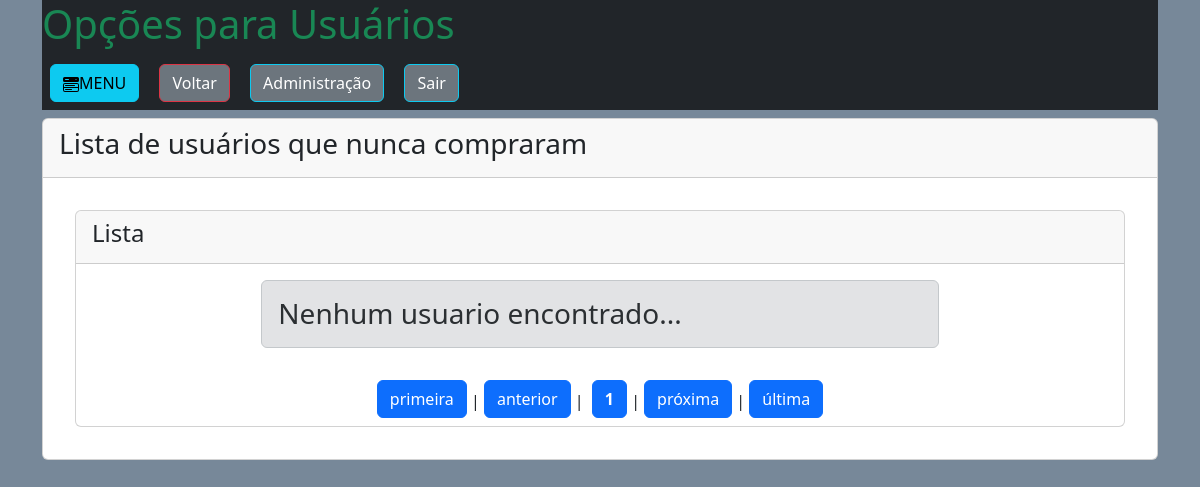
/administrador/usuarios/us_nunca_cp.php, run on an earlier commit of the app's database.
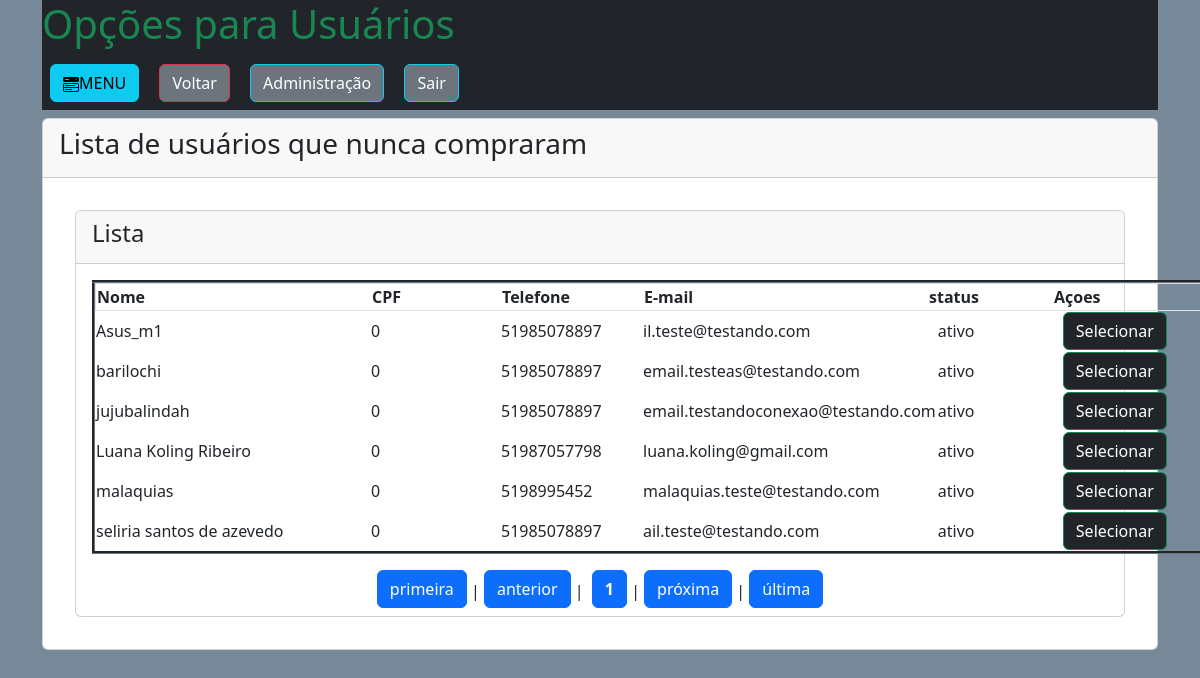
And on a later commit of the database.
### tables this page shows
CREATE TABLE `usuarios` (
  `id_usuario` int(11) NOT NULL,
  `nome` varchar(150) NOT NULL,
  `CPF` bigint(14) NOT NULL,
  `telefone` bigint(14) NOT NULL,
  `celular` bigint(14) NOT NULL,
  `CEP` int(8) NOT NULL,
  `UF` varchar(30) NOT NULL,
  `cidade` varchar(100) NOT NULL,
  `bairro` varchar(100) NOT NULL,
  `logradouro` varchar(120) NOT NULL,
  `complemento` varchar(60) NOT NULL,
  `email` varchar(100) NOT NULL,
  `senha` varchar(100) NOT NULL,
  `foto` varchar(40) NOT NULL,
  `apelido` varchar(100) NOT NULL,
  `data_entrada` datetime NOT NULL,
  `status` int(1) NOT NULL,
  `administrador` int(1) NOT NULL,
  `token_recupercao` varchar(6) NOT NULL
);

### administrador/usuarios/us_nunca_cp.php (the view, shortened to what this page needs)
<?php
require_once '../../database.php';
?>
<!doctype html>
<html lang="pt-br">
  <head>
    <link href="https://cdn.jsdelivr.net/npm/bootstrap@5.3.3/dist/css/bootstrap.min.css" rel="stylesheet">
	<link rel="stylesheet" href="../../css/modal.css">
</head>
  <body style="background: #778899">
  <div class="container">
				<div class="bg-dark"><h1 class="text-success">
				</h1>
				<button type="button" class="btn btn-info m-2" data-toggle="modal" data-target="#exampleModal">
			MENU
				</button>
				<?php echo '<a class="btn btn-secondary border-danger m-2" href="usuarios.php">Voltar</a>'; ?>
				<a class="btn btn-secondary border-info m-2" href="../menu_admin.php">Administração</a>
				<a href="../../sair.php" class="btn btn-secondary border-info m-2">Sair</a>
				</div>
	<div class="card mt-2">
	<div class="card-header">
	<h3>Lista de usuários que nunca compraram</h3>
	</div>
	<div class="card-body">
<?php
$quantidade_us = 20;
$pagina     = (isset($_GET['pagina'])) ? (int)$_GET['pagina'] : 1;
$inicio     = ($quantidade_us * $pagina) - $quantidade_us;
        $sql_a = "SELECT id_usuario FROM usuarios AS u WHERE NOT EXISTS (SELECT id_usuario FROM compras AS cp WHERE cp.id_usuario = u.id_usuario) ORDER BY nome ASC LIMIT ".$inicio.",".$quantidade_us."";
	$consulta_a = $conexao->query($sql_a);
	$dados = $consulta_a->fetchALL(PDO::FETCH_ASSOC);
    echo '<div class="card m-3">
          <div class="card-header">
              <h4>Lista</h4>
          </div>
          <div class="card-body">';
          if(!empty($dados)){
          echo '<table  border="3" class="border-secondary" style="table-layout: fixed;width:1113px">';
          echo '<thead style="display: block;position: relative;" class="border">';
          echo '<tr>';
          echo '<th width=275>Nome</th><th width=130>CPF</th><th width=142>Telefone</th><th width=285>E-mail</th><th width=125>status</th><th>Açoes</th>';
          echo '</tr>';
          echo '</thead>';
          echo '<tbody style="display: block;  overflow: auto;width: 100%;max-height: 400px;overflow-y: scroll;overflow-x: hidden;">';
           foreach($dados as $d){
                $sql_b = "SELECT * FROM usuarios WHERE id_usuario = '".$d['id_usuario']."'";
		$consulta_b = $conexao->query($sql_b);
		$d_b = $consulta_b->fetch(PDO::FETCH_ASSOC);
	  if($d_b['status'] > 0){ $status = 'ativo'; }else{ $status = 'desativado';}
	  echo '<tr><td width=275>'.$d_b['nome'].'</td><td width=130>'.$d_b['CPF'].'</td><td width=142>'. $d_b['telefone'].'</td><td width=285>'.$d_b['email'].'</td>
	  <td width=125>'.$status.'</td><td><a class="btn btn-dark border-success me-2" href = "us_opcoes.php?id_usuario='.$d_b['id_usuario'].'">Selecionar</a>
	  </td></tr>';
 }
          echo '</tbody>';
           echo '</table>';
          }else{
                 echo '<div class="col-sm-8 mx-auto"><h3 class="alert alert-secondary">Nenhum usuario encontrado...</h3></div>';
          }
    echo '</div>
    ';
$sqlTotal = "SELECT COUNT(id_usuario) AS id FROM usuarios AS u WHERE NOT EXISTS (SELECT id_usuario FROM compras AS cp WHERE cp.id_usuario = u.id_usuario) ORDER BY nome ASC";
$consulta_c = $conexao->query($sqlTotal);
$qrTotal = $consulta_c->fetch(PDO::FETCH_ASSOC);
  $totalPagina= ceil($qrTotal['id']/$quantidade_us);
   $anterior  = (($pagina - 1) == 0) ? 1 : $pagina - 1;
   $posterior = (($pagina+1) >= $totalPagina) ? $totalPagina : $pagina+1;
   echo '<div id="navegacao" align="center">';
        echo '<a  class="btn btn-primary mb-2" href="?pagina=1">primeira</a> | ';
        echo "<a  class='btn btn-primary mb-2' href=\"?pagina=$anterior\">anterior</a> | ";
  echo '<a  class="btn btn-primary mb-2 ms-1" href="?pagina='.$pagina.'"><strong>'.$pagina.'</strong></a>';
     echo " | <a class='btn btn-primary mb-2' href=\"?pagina=$posterior\">próxima</a> | ";
    echo "  <a class='btn btn-primary mb-2' href=\"?pagina=$totalPagina\">última</a>";
  ?>
         </div>
        </div>
</div>

What changed in the data, as far as the page shows it:
added usuarios: nome "Asus_m1", CPF "0", telefone "51985078897", email "il.teste@testando.com", status "ativo"
added usuarios: nome "barilochi", CPF "0", telefone "51985078897", email "email.testeas@testando.com", status "ativo"
added usuarios: nome "jujubalindah", CPF "0", telefone "51985078897", email "email.testandoconexao@testando.com", status "ativo"
added usuarios: nome "Luana Koling Ribeiro", CPF "0", telefone "51987057798", email "luana.koling@gmail.com", status "ativo"
added usuarios: nome "malaquias", CPF "0", telefone "5198995452", email "malaquias.teste@testando.com", status "ativo"
added usuarios: nome "seliria santos de azevedo", CPF "0", telefone "51985078897", email "ail.teste@testando.com", status "ativo"
Also different on the page:
text no longer shown: "Nenhum usuario encontrado..."
text now shown: "Nome CPF Telefone E-mail status Açoes"
